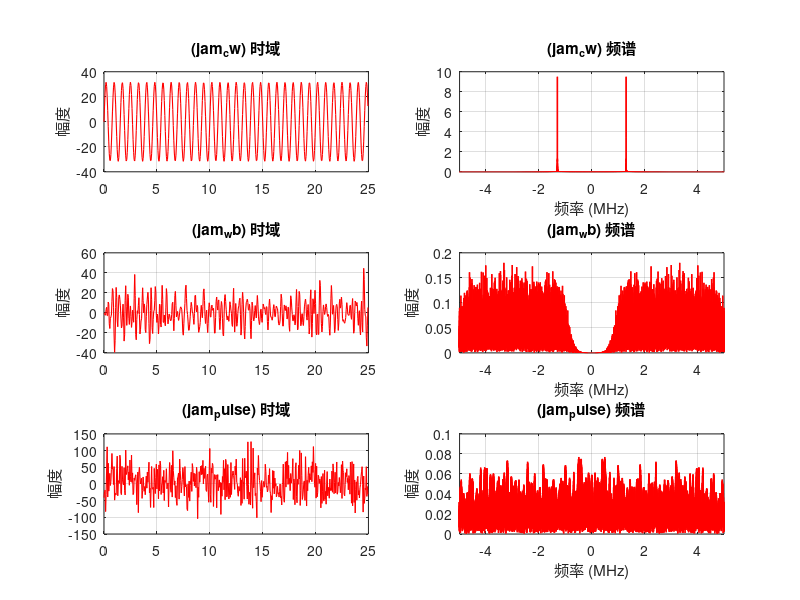

Write MATLAB code to recreate this figure. (Note: this script raises an error after producing the figure.)
%%
% ============================================================
%  07 干扰模型 — 三种压制式干扰
%
%  学习目标：
%    1. 窄带连续波干扰（CW）
%    2. 宽带噪声干扰
%    3. 脉冲干扰
%    4. 干信比 JSR 的概念
%
%  前置知识：03 信号生成 / 06 GNSS 信号
%  运行方法：F5 直接运行
% ============================================================

clear; close all; clc;
rng(42);
fprintf('===== 07 干扰模型 =====\n\n');

%% 0. 先产生一个干净信号做参照
Fs = 20e6; T = 2e-3;
t = (0:round(Fs*T)-1) / Fs;
f0 = 1e6;  % 1MHz 信号
clean = sin(2*pi*f0*t);

signal_power = mean(clean.^2);
fprintf('信号功率: %.2e\n', signal_power);

%% 1. 窄带连续波干扰（CW）
fprintf('\n--- 1. 窄带 CW 干扰 ---\n');

JSR_CW_dB = 30;  % 干信比 30dB
jam_freq = 1.3e6;  % 干扰频率（稍偏离信号）
jam_amp = sqrt(10^(JSR_CW_dB/10) * signal_power * 2);
jam_cw = jam_amp * sin(2*pi*jam_freq*t);
rx_cw = clean + jam_cw;

fprintf('  JSR = %d dB\n', JSR_CW_dB);
fprintf('  干扰幅度 = %.1f （信号幅度 = 1）\n', jam_amp);

%% 2. 宽带噪声干扰
fprintf('\n--- 2. 宽带噪声干扰 ---\n');

JSR_WB_dB = 25;
wb_bw = 4e6;

noise = randn(1, length(t));
[b, a] = butter(4, [1e6, 5e6] / (Fs/2), 'bandpass');
jam_wb_raw = filter(b, a, noise);
jam_wb_raw = jam_wb_raw / sqrt(mean(jam_wb_raw.^2));
jam_wb = sqrt(10^(JSR_WB_dB/10) * signal_power) * jam_wb_raw;
rx_wb = clean + jam_wb;

fprintf('  JSR = %d dB, 带宽 = %d MHz\n', JSR_WB_dB, wb_bw/1e6);

%% 3. 脉冲干扰
fprintf('\n--- 3. 脉冲干扰 ---\n');

JSR_Pulse_dB = 35;
pulse_duty = 0.05;
pulse_period = 0.5e-3;

pulse_on = round(pulse_duty * pulse_period * Fs);
pulse_off = round((1-pulse_duty) * pulse_period * Fs);
pulse_one = [ones(1, pulse_on), zeros(1, pulse_off)];
pulse_train = repmat(pulse_one, 1, ceil(length(t)/length(pulse_one)));
pulse_train = pulse_train(1:length(t));

jam_pulse = sqrt(10^(JSR_Pulse_dB/10) * signal_power) * pulse_train .* randn(1,length(t));
rx_pulse = clean + jam_pulse;

fprintf('  JSR = %d dB, 占空比 = %.0f%%\n', JSR_Pulse_dB, pulse_duty*100);

%% 4. 三张图对比
figure('Name', '三种干扰', 'Position', [100, 100, 1200, 700]);

% 时域对比
N_plot = 500;
t_plot = t(1:N_plot)*1e6;

plot_idx = 1;
for jam = {'jam_cw', 'jam_wb', 'jam_pulse'}
    eval(sprintf('sig = %s;', jam{1}));
    
    subplot(3, 2, plot_idx);
    plot(t_plot, sig(1:N_plot), 'r-', 'LineWidth', 0.8);
    title(sprintf('(%s) 时域', jam{1}));
    ylabel('幅度'); grid on;
    
    subplot(3, 2, plot_idx+1);
    N_fft = 2^nextpow2(length(sig));
    f = (-N_fft/2:N_fft/2-1) * Fs / N_fft;
    X = fftshift(fft(sig, N_fft));
    plot(f/1e6, abs(X)/N_fft, 'r-', 'LineWidth', 1);
    xlim([-5, 5]);
    title(sprintf('(%s) 频谱', jam{1}));
    xlabel('频率 (MHz)'); ylabel('幅度'); grid on;
    
    plot_idx = plot_idx + 2;
end

sgtitle('三种压制式干扰', 'FontSize', 13, 'FontWeight', 'bold');

%% 5. 干扰对相关峰的影响（预告03章陷波器）
fprintf('\n--- 干扰影响总结 ---\n');
fprintf('  CW 干扰     → 能量集中在单频 → 陷波器可抑制\n');
fprintf('  宽带干扰   → 能量分布在整个频带 → 频域抑制\n');
fprintf('  脉冲干扰   → 短时高能量 → 脉冲消隐\n\n');

fprintf('✅ 07 学完！下一步：08 滤波基础\n');
